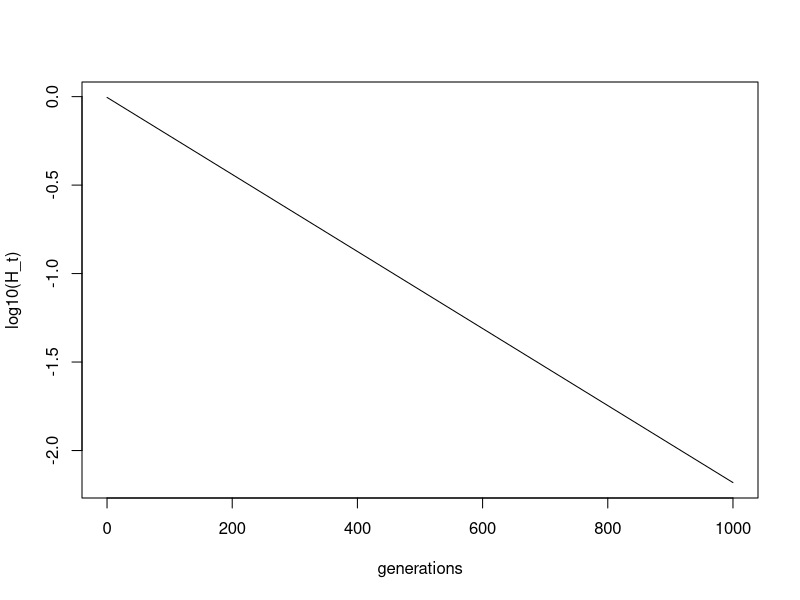
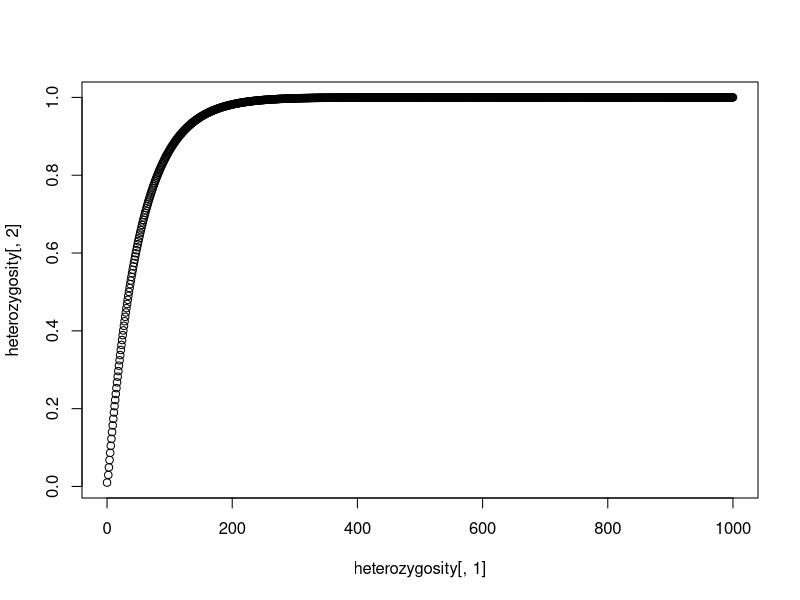
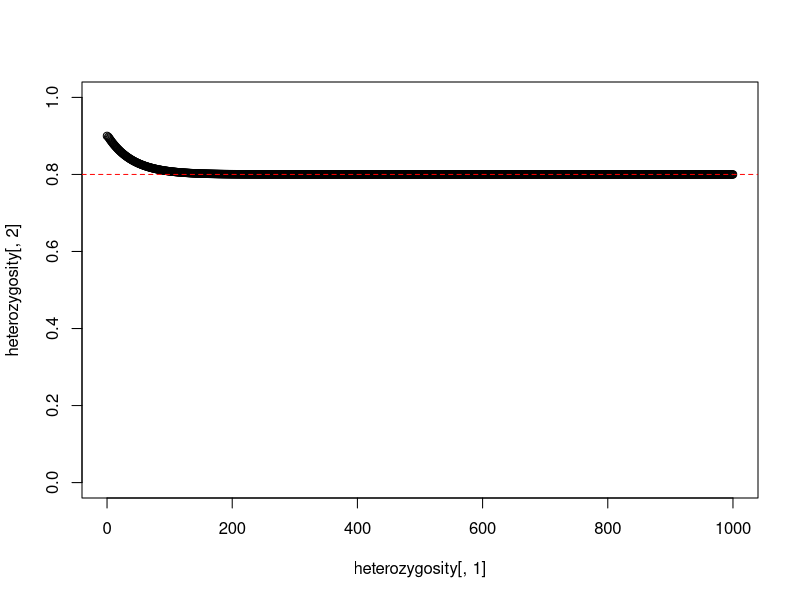
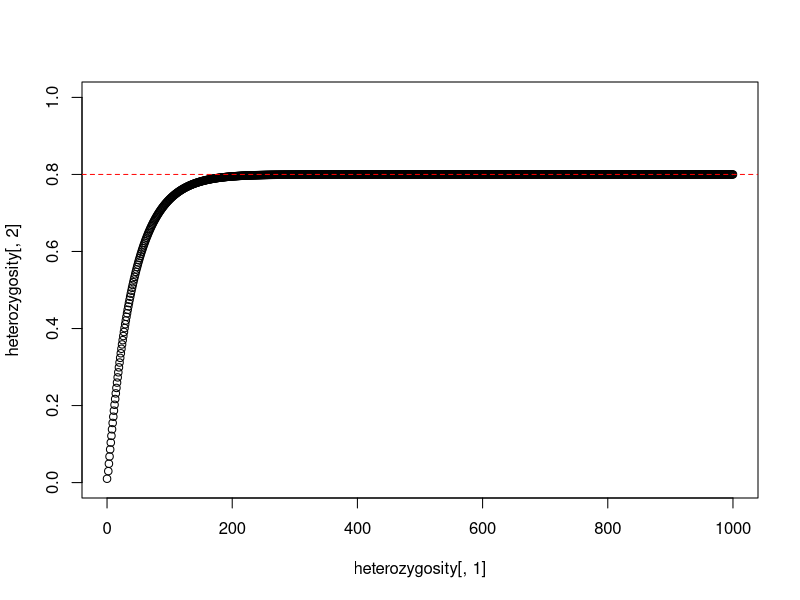

The R script that drew these images, in order:
## ---- chunk 1
#define heterozygosity function
H_t = function(t) {H_0*(1-(1/(2*N)))^t}

#parameters
H_0 = 0.99
N = 100

#plot 
curve(log10(H_t(x)), from = 0, to = 1000, xlab = "generations", ylab = "log10(H_t)")

 
## ---- chunk 2

#define heterozygosity function
H_prime = function(H) {H + (1-H)*(1-(1-mu)^2)}

#parameters
mu = 10^-2 #mutation rate
gens = 10^3 #number of generations to simulate

#initial conditions
H_0 = 0.01 #initial heterozygosity

#matrix to store gentotype frequencies in 
heterozygosity = matrix(nrow = gens, ncol = 2) #rows=generations, cols = generation, heterozygosity

#initialize
heterozygosity[1,] = c(0,H_0)

#simulate
for(i in 2:gens){
  heterozygosity[i,] = c(i, H_prime(heterozygosity[i-1,2]))
}

#plot
plot(x = heterozygosity[,1], y = heterozygosity[,2])

## ---- chunk 3
#expected heterozygosity
H_prime = function(H){
  H_prime = (1- (1/(2*N)))*H + 2*mu*(1-H) #change due to drift + change due to mutation
}

#parameters
mu = 0.01 #mutation rate
N = 100 #population size
gens = 1000 #generations to simulate

#initial conditions
H_0 = 0.9#initial heterozygosity

#matrix to store heterozygosities
heterozygosity = matrix(nrow = gens, ncol = 2) #row = generation, col = generation, heterozygosity

# initialize
heterozygosity[1,] = c(0, H_0)

#simulate
for(i in 2:gens){
  heterozygosity[i,] = c(i, H_prime(heterozygosity[i-1,2]))
}

#plot
plot(x = heterozygosity[,1], y = heterozygosity[,2], ylim = c(0,1))
  abline(h = 4*N*mu/(1 + 4*N*mu), lty = 2, col = "red") #equilibrium heterozygosity

## ---- chunk 4
#expected heterozygosity
H_prime = function(H){
  H_prime = (1- (1/(2*N)))*H + 2*mu*(1-H) #change due to drift + change due to mutation
}

#parameters
mu = 0.01 #mutation rate
N = 100 #population size
gens = 1000 #generations to simulate

#initial conditions
H_0 = 0.01 #initial heterozygosity

#matrix to store heterozygosities
heterozygosity = matrix(nrow = gens, ncol = 2) #row = generation, col = generation, heterozygosity

# initialize
heterozygosity[1,] = c(0, H_0)

#simulate
for(i in 2:gens){
  heterozygosity[i,] = c(i, H_prime(heterozygosity[i-1,2]))
}

#plot
plot(x = heterozygosity[,1], y = heterozygosity[,2], ylim = c(0,1))
  abline(h = 4*N*mu/(1 + 4*N*mu), lty = 2, col = "red") #equilibrium heterozygosity

## ---- chunk 5
library(tidyverse)
library(dplyr)
# functions 

exact_hhat = function(N,mu) {-1*(1/((mu^2 -1)*(1-(1/(2*N))) -1) * ((mu/N)*((mu/2) - 1)) + 1/(2*N) + (mu^2 - 1)*(1-(1/(2*N))))}
approximate_hhat = function(N,mu) {4*N*mu/(1 + 4*N*mu)}

# parameters 
mus = c(0.1, 0.1,0.001, 0.001)
Ns = c(10, 1000, 10, 1000)

# compare
df = data.frame(mus = mus, Ns = Ns)
df = df %>% mutate("approx" = approximate_hhat(N = Ns, mu = mus), "exact" = exact_hhat(N = Ns, mu = mus))

print(df)
